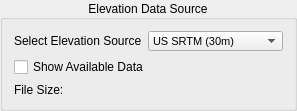
      <widget class="QGroupBox" name="groupBox">
       <property name="title">
        <string>Elevation Data Source</string>
       </property>
       <property name="alignment">
        <set>Qt::AlignCenter</set>
       </property>
       <layout class="QVBoxLayout" name="verticalLayout_4">
        <item>
         <layout class="QGridLayout" name="gridLayout_3">
          <property name="sizeConstraint">
           <enum>QLayout::SetFixedSize</enum>
          </property>
          <item row="0" column="1">
           <widget class="QComboBox" name="cbDEMSource">
            <property name="sizePolicy">
             <sizepolicy hsizetype="Fixed" vsizetype="Fixed">
              <horstretch>0</horstretch>
              <verstretch>0</verstretch>
             </sizepolicy>
            </property>
            <property name="minimumSize">
             <size>
              <width>135</width>
              <height>20</height>
             </size>
            </property>
            <property name="maximumSize">
             <size>
              <width>135</width>
              <height>20</height>
             </size>
            </property>
            <property name="font">
             <font>
              <pointsize>8</pointsize>
              <weight>50</weight>
              <bold>false</bold>
             </font>
            </property>
            <property name="currentIndex">
             <number>0</number>
            </property>
            <property name="maxVisibleItems">
             <number>10</number>
            </property>
            <property name="sizeAdjustPolicy">
             <enum>QComboBox::AdjustToContentsOnFirstShow</enum>
            </property>
            <item>
             <property name="text">
              <string extracomment="US coverage Shuttle Radar Topography Mission data at 30 meter resolution.  Any existing holes in the data have been filled.">US SRTM (30m)</string>
             </property>
            </item>
            <item>
             <property name="text">
              <string extracomment="World coverage Shuttle Radar Topography Mission data at 90 meter resolution.  Any existing holes in the data have been filled.">WORLD SRTM (90m)</string>
             </property>
            </item>
            <item>
             <property name="text">
              <string extracomment="World coverage Global Multi-resolution Terrain Elevation Data 2010 at 250 meter resolution.">WORLD GMTED (250m)</string>
             </property>
            </item>
            <item>
             <property name="text">
              <string extracomment="FARSITE Landscape File (.lcp) data at 30 meter resolution.">Landscape File</string>
             </property>
            </item>
           </widget>
          </item>
          <item row="0" column="0">
           <widget class="QLabel" name="lblDEMSource">
            <property name="text">
             <string>Select Elevation Source</string>
            </property>
           </widget>
          </item>
          <item row="3" column="0" colspan="2">
           <widget class="QLabel" name="lblFileSize">
            <property name="text">
             <string>&lt;html&gt;&lt;head/&gt;&lt;body&gt;&lt;p&gt;File Size:&lt;/p&gt;&lt;/body&gt;&lt;/html&gt;</string>
            </property>
           </widget>
          </item>
          <item row="1" column="0" colspan="2">
           <widget class="QCheckBox" name="ckbShowExtent">
            <property name="sizePolicy">
             <sizepolicy hsizetype="Fixed" vsizetype="Preferred">
              <horstretch>0</horstretch>
              <verstretch>0</verstretch>
             </sizepolicy>
            </property>
            <property name="minimumSize">
             <size>
              <width>150</width>
              <height>0</height>
             </size>
            </property>
            <property name="toolTip">
             <string>Shows the coverage of the elevation data source selected.</string>
            </property>
            <property name="layoutDirection">
             <enum>Qt::LeftToRight</enum>
            </property>
            <property name="text">
             <string>Show Available Data</string>
            </property>
           </widget>
          </item>
         </layout>
        </item>
       </layout>
       <zorder></zorder>
      </widget>
